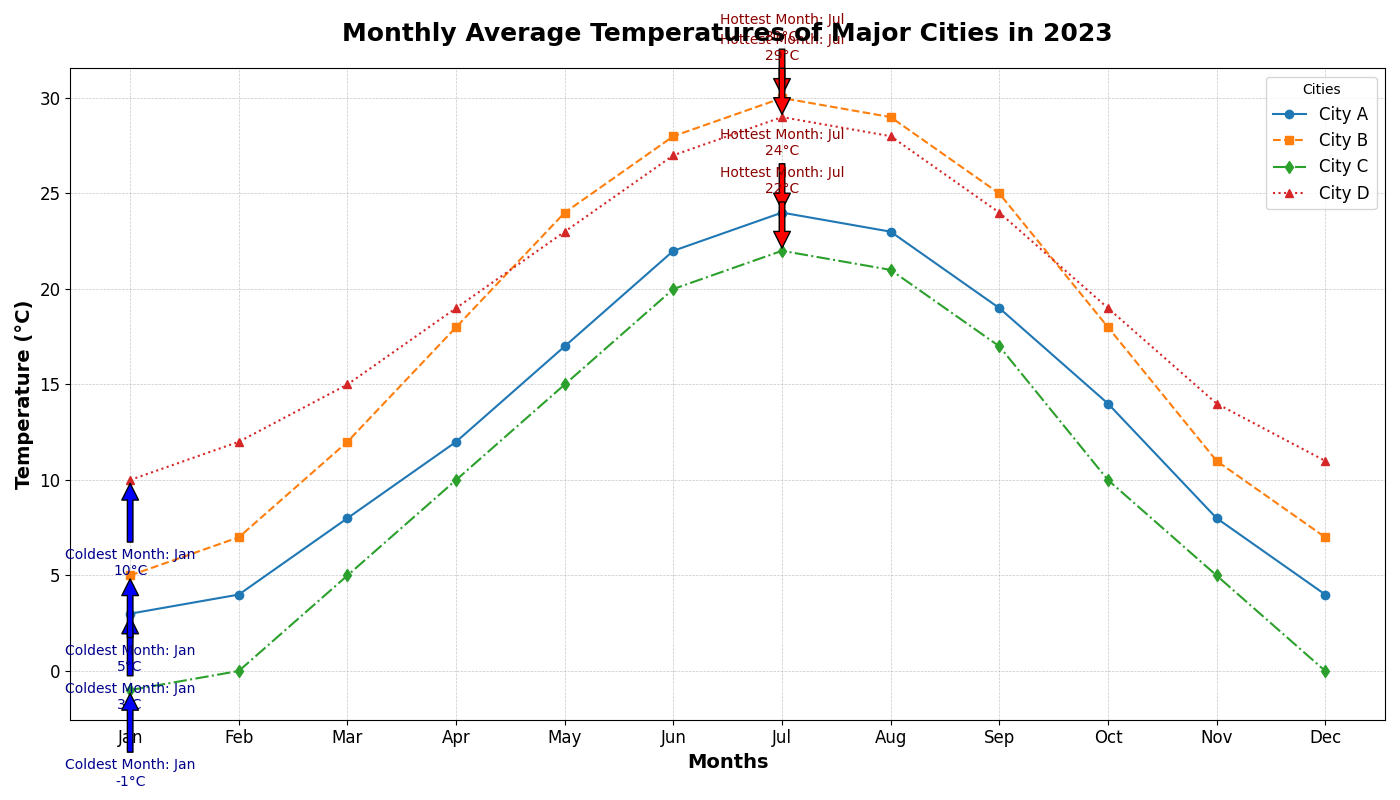

This figure's Python source:
import matplotlib.pyplot as plt
import numpy as np

# Backstory:
# Our chart visualizes a fictional study on the change in average temperature
# over the months of the year in four major cities. This study is part of a project
# to understand the impact of climate change on different regions.

# Define months
months = np.array(['Jan', 'Feb', 'Mar', 'Apr', 'May', 'Jun', 'Jul', 'Aug', 'Sep', 'Oct', 'Nov', 'Dec'])

# Constructing average temperature data (in Celsius) for four cities
city_names = ['City A', 'City B', 'City C', 'City D']
city_a_temps = np.array([3, 4, 8, 12, 17, 22, 24, 23, 19, 14, 8, 4])
city_b_temps = np.array([5, 7, 12, 18, 24, 28, 30, 29, 25, 18, 11, 7])
city_c_temps = np.array([-1, 0, 5, 10, 15, 20, 22, 21, 17, 10, 5, 0])
city_d_temps = np.array([10, 12, 15, 19, 23, 27, 29, 28, 24, 19, 14, 11])

# Create the plot area
fig, ax = plt.subplots(figsize=(14, 8))

# Plot lines representing average temperatures over months for each city
ax.plot(months, city_a_temps, marker='o', linestyle='-', label='City A')
ax.plot(months, city_b_temps, marker='s', linestyle='--', label='City B')
ax.plot(months, city_c_temps, marker='d', linestyle='-.', label='City C')
ax.plot(months, city_d_temps, marker='^', linestyle=':', label='City D')

# Customize the title, labels and legend
ax.set_title("Monthly Average Temperatures of Major Cities in 2023", fontsize=18, fontweight='bold', pad=20)
ax.set_xlabel("Months", fontsize=14, weight='bold')
ax.set_ylabel("Temperature (°C)", fontsize=14, weight='bold')
ax.legend(loc='upper right', fontsize=12, title='Cities')

# Add grid for better readability
ax.grid(True, which='both', linestyle='--', linewidth=0.5, alpha=0.7)

# Highlight hottest and coldest months for each city
for city_temps, city_name in zip([city_a_temps, city_b_temps, city_c_temps, city_d_temps], city_names):
    hottest_month = months[np.argmax(city_temps)]
    coldest_month = months[np.argmin(city_temps)]
    hottest_temp = np.max(city_temps)
    coldest_temp = np.min(city_temps)
    
    ax.annotate(f'Hottest Month: {hottest_month}\n{hottest_temp}°C', 
                xy=(hottest_month, hottest_temp), 
                xytext=(hottest_month, hottest_temp + 3), 
                arrowprops=dict(facecolor='red', shrink=0.05), 
                fontsize=10, color='darkred', ha='center')
    
    ax.annotate(f'Coldest Month: {coldest_month}\n{coldest_temp}°C', 
                xy=(coldest_month, coldest_temp), 
                xytext=(coldest_month, coldest_temp - 5), 
                arrowprops=dict(facecolor='blue', shrink=0.05), 
                fontsize=10, color='darkblue', ha='center')

# Improve x-tick and y-tick appearance
plt.xticks(fontsize=12)
plt.yticks(fontsize=12)

# Adjust layout to prevent text overlap
plt.tight_layout()

# Display the chart
plt.show()
